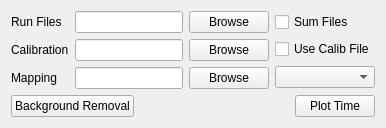
            <widget class="QWidget" name="page_4" >
             <layout class="QVBoxLayout" name="verticalLayout_9" >
              <item>
               <layout class="QHBoxLayout" name="horizontalLayout_15" >
                <item>
                 <layout class="QVBoxLayout" name="verticalLayout_6" >
                  <item>
                   <widget class="QLabel" name="lbRunFiles" >
                    <property name="text" >
                     <string>Run Files</string>
                    </property>
                   </widget>
                  </item>
                  <item>
                   <widget class="QLabel" name="lbCalibration" >
                    <property name="text" >
                     <string>Calibration</string>
                    </property>
                   </widget>
                  </item>
                  <item>
                   <widget class="QLabel" name="lbMapping" >
                    <property name="sizePolicy" >
                     <sizepolicy vsizetype="Preferred" hsizetype="Preferred" >
                      <horstretch>0</horstretch>
                      <verstretch>0</verstretch>
                     </sizepolicy>
                    </property>
                    <property name="layoutDirection" >
                     <enum>Qt::LeftToRight</enum>
                    </property>
                    <property name="text" >
                     <string>Mapping</string>
                    </property>
                   </widget>
                  </item>
                 </layout>
                </item>
                <item>
                 <layout class="QVBoxLayout" name="verticalLayout_5" >
                  <item>
                   <widget class="QLineEdit" name="leRunFiles" />
                  </item>
                  <item>
                   <widget class="QLineEdit" name="leCalibrationFile" />
                  </item>
                  <item>
                   <widget class="QLineEdit" name="leMappingFile" />
                  </item>
                 </layout>
                </item>
                <item>
                 <layout class="QVBoxLayout" name="verticalLayout_7" >
                  <item>
                   <widget class="QPushButton" name="pbRunFilesBrowse" >
                    <property name="text" >
                     <string>Browse</string>
                    </property>
                   </widget>
                  </item>
                  <item>
                   <widget class="QPushButton" name="pbCalibrationFilesBrowse" >
                    <property name="text" >
                     <string>Browse</string>
                    </property>
                   </widget>
                  </item>
                  <item>
                   <widget class="QPushButton" name="pbMappingFileBrowse" >
                    <property name="text" >
                     <string>Browse</string>
                    </property>
                   </widget>
                  </item>
                 </layout>
                </item>
                <item>
                 <layout class="QVBoxLayout" name="verticalLayout_8" >
                  <item>
                   <widget class="QCheckBox" name="ckSumFiles" >
                    <property name="text" >
                     <string>Sum Files</string>
                    </property>
                   </widget>
                  </item>
                  <item>
                   <widget class="QCheckBox" name="ckUseCalib" >
                    <property name="text" >
                     <string>Use Calib File</string>
                    </property>
                   </widget>
                  </item>
                  <item>
                   <widget class="QComboBox" name="cbMappingOptions" />
                  </item>
                 </layout>
                </item>
               </layout>
              </item>
              <item>
               <layout class="QHBoxLayout" name="horizontalLayout_11" >
                <item>
                 <widget class="QPushButton" name="pbBack_2" >
                  <property name="text" >
                   <string>Background Removal</string>
                  </property>
                 </widget>
                </item>
                <item>
                 <spacer name="horizontalSpacer_11" >
                  <property name="orientation" >
                   <enum>Qt::Horizontal</enum>
                  </property>
                  <property name="sizeHint" stdset="0" >
                   <size>
                    <width>40</width>
                    <height>20</height>
                   </size>
                  </property>
                 </spacer>
                </item>
                <item>
                 <widget class="QPushButton" name="pbPlotRaw" >
                  <property name="text" >
                   <string>Plot Time</string>
                  </property>
                 </widget>
                </item>
               </layout>
              </item>
             </layout>
            </widget>
